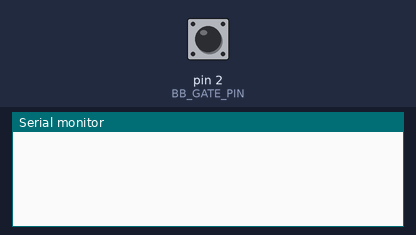
Bench run of a sketch on a simulated Arduino Uno, built with avr-gcc and run on an emulated ATmega328P. Shown: the last lines printed to the serial monitor. The test bench sets the inputs (shaded band); at power-on: pin 2 (BB_GATE_PIN) HIGH.

Above: at 1.2 s.
1.3 s: pin 2 (BB_GATE_PIN) pulled LOW for 0.15 s
At 2.5 s:
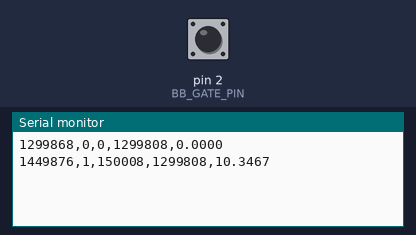
2.9 s: pin 2 (BB_GATE_PIN) pulled LOW for 1 s
At 4.9 s:
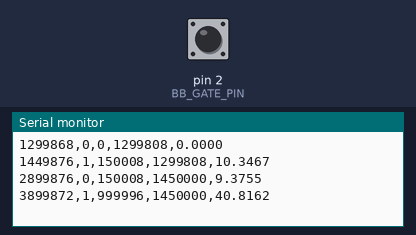
5.4 s: pin 2 (BB_GATE_PIN) pulled LOW for 0.15 s
At 6.8 s:
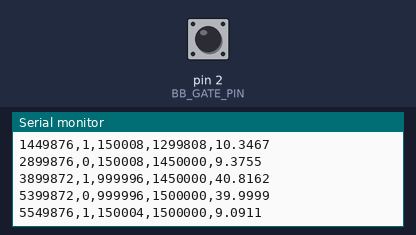
Timing chart, 0 to 8.4 s (numbered marks = the images above; inputs shaded):
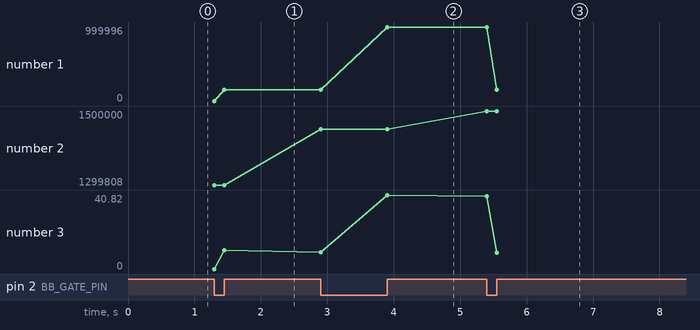

Measured:
- after the input at 1.3 s, the serial monitor: prints a new line at once (image 1)
- after the input at 2.9 s, the serial monitor: prints a new line at once (image 2)
- after the input at 5.4 s, the serial monitor: prints a new line at once (image 3)
- plotted number 1: 150008 → 999996 after the input at 2.9 s, 999996 → 150004 after the input at 5.4 s
- plotted number 2: 1299808 → 1450000 after the input at 2.9 s, 1450000 → 1500000 after the input at 5.4 s
- plotted number 3: 10.35 → 40.82 after the input at 2.9 s, 40.82 → 9.09 after the input at 5.4 s

The sketch:

Photogate_GateTiming.ino
```cpp
#include <Arduino.h>

#ifndef BB_GATE_PIN
#define BB_GATE_PIN 2
#endif

static int lastState = HIGH;
static unsigned long lastEdgeUs = 0;
static unsigned long blockedUs = 0;
static unsigned long openUs = 0;

void setup() {
  Serial.begin(115200);
  pinMode(BB_GATE_PIN, INPUT_PULLUP);
  lastState = digitalRead(BB_GATE_PIN);
  lastEdgeUs = micros();
}

void loop() {
  const int state = digitalRead(BB_GATE_PIN);
  if (state == lastState) return;

  const unsigned long now = micros();
  const unsigned long duration = now - lastEdgeUs;
  if (lastState == LOW) blockedUs = duration;
  else openUs = duration;

  Serial.print(now); Serial.print(',');
  Serial.print(state); Serial.print(',');
  Serial.print(blockedUs); Serial.print(',');
  Serial.print(openUs); Serial.print(',');
  const unsigned long cycle = blockedUs + openUs;
  const float duty = cycle > 0 ? 100.0f * (float)blockedUs / (float)cycle : 0.0f;
  Serial.println(duty, 4);

  lastState = state;
  lastEdgeUs = now;
}
```
